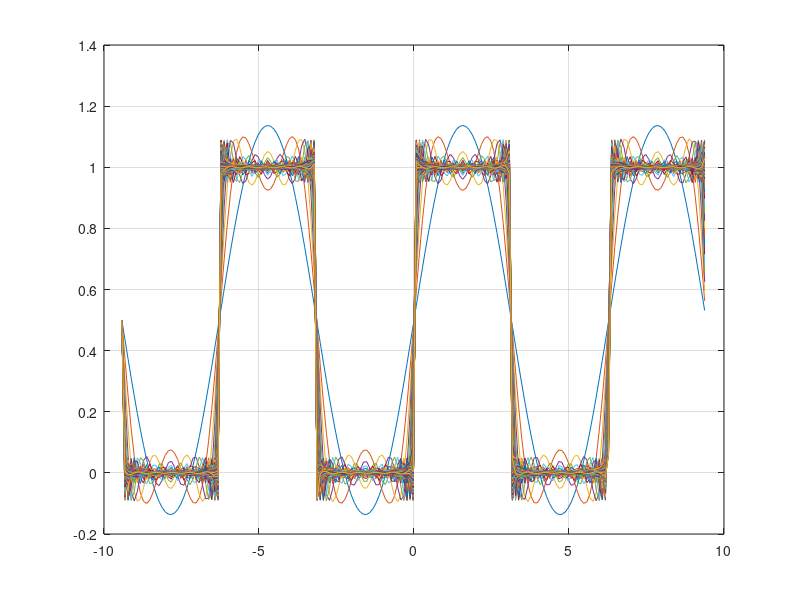

This figure's MATLAB source:
clear all
x=-3*pi:0.1:3*pi;
f=1/2;
m=100;
for n=1:3
    f=f+2/pi*sin((2*n-1)*x)/(2*n-1);
    plot(x,f); grid on; hold on;
end
for n=4:m
    f=f+2/pi*sin((2*n-1)*x)/(2*n-1);
    plot(x,f); grid on; hold on;
end
plot(x,f); grid on; hold on;